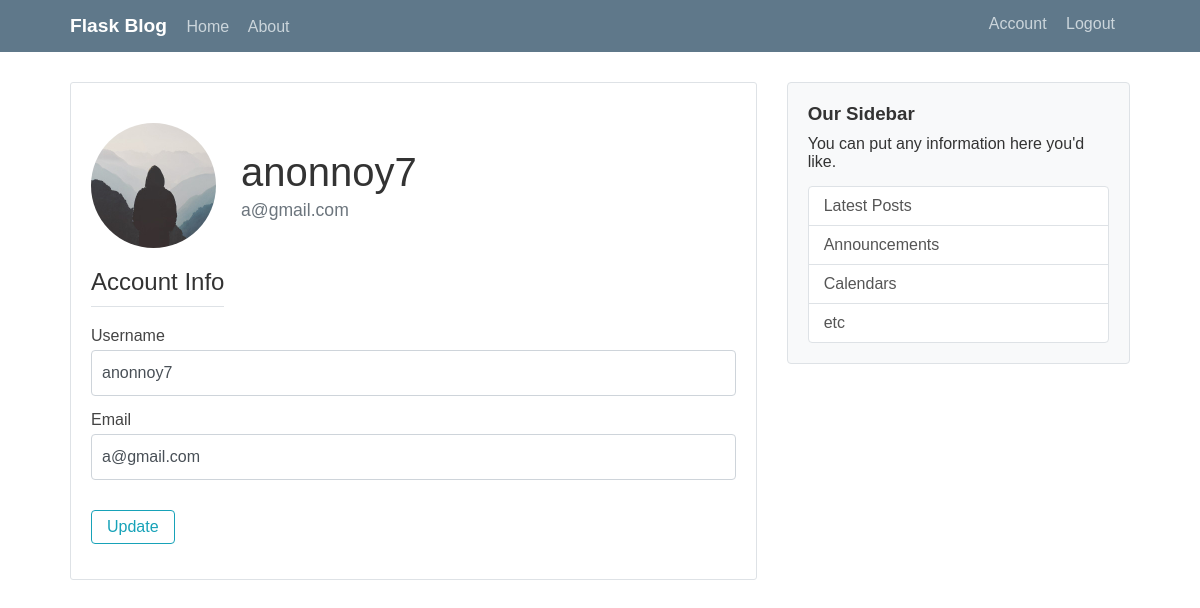
The app's page /account (signed in), older data.
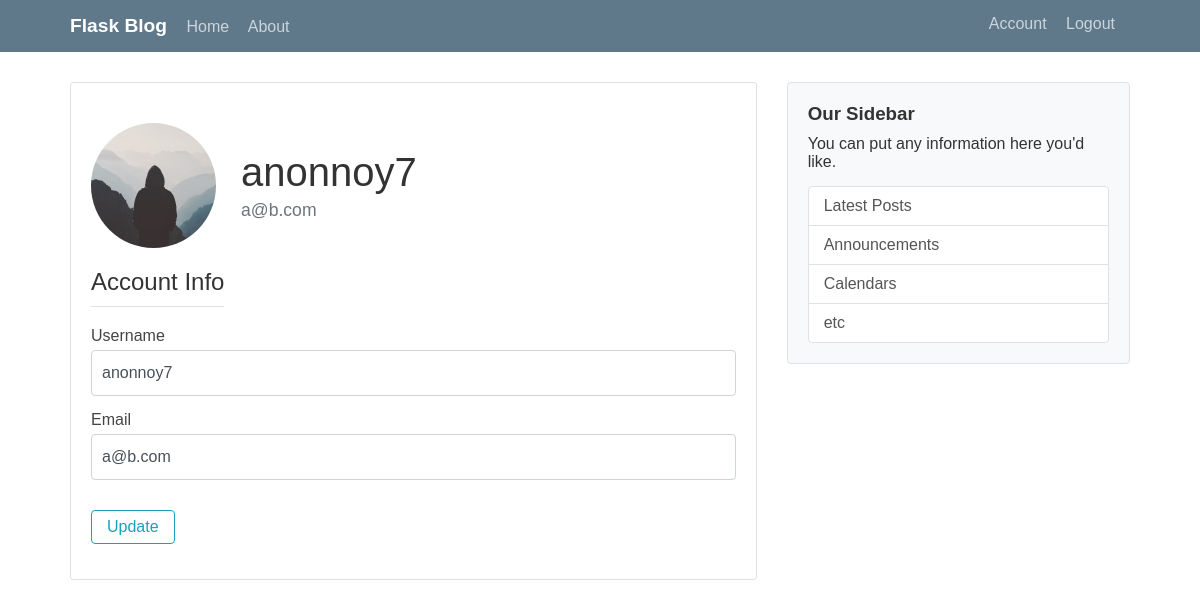
The same page, newer data.
### flaskblog/models.py (models this page shows, shortened)
class User(db.Model, UserMixin):
    id = db.Column(db.Integer, primary_key = True)
    username = db.Column(db.String(20), unique = True, nullable = False)
    email = db.Column(db.String(120), unique = True, nullable = False)
    image_file = db.Column(db.String(20), nullable = False, default = 'default.jpg')
    password = db.Column(db.String(60), nullable = False)
    posts = db.relationship('Post', backref = 'author', lazy = True)

### flaskblog/routes.py (the view)
@app.route("/account", methods = ['GET', 'POST'])
@login_required
def account():
    form = UpdateAccountForm()
    if form.validate_on_submit():
        current_user.username = form.username.data
        current_user.email = form.email.data
        db.session.commit()
        flash('Your account has been updated!', 'success')
        return redirect(url_for('account'))
    elif request.method == 'GET':
        form.username.data = current_user.username
        form.email.data = current_user.email
    image_file = url_for('static', filename = 'profile_pics/' + current_user.image_file)
    return render_template('account.html', title='Account', image_file = image_file, form = form)

### flaskblog/forms.py (shortened to what this page needs)
class UpdateAccountForm(FlaskForm):
    username = StringField('Username',
                           validators=[DataRequired(), Length(min = 2, max = 20)])
    email = StringField('Email', validators=[DataRequired(), Email()])
    submit = SubmitField('Update')

### flaskblog/models.py (called while the page is built)
@login_manager.user_loader
def load_user(user_id):
    return User.query.get(int(user_id))

### flaskblog/templates/account.html (shortened to what this page needs)
{% extends 'layout.html' %}
{% block head %}
<link rel="stylesheet" href="{{ url_for('static', filename='forms.css')}}">
{% endblock head %}
{% block content %}
<div class="content-section">
    <div class="media">
        <img class="rounded-circle account-img"
            src={{image_file}}>
        <div class="media-body">
            <h2 class="account-heading">{{ current_user.username }}</h2>
            <p class="text-secondary">{{ current_user.email }}</p>
        </div>
    </div>
    <form method="POST" action="">
        <fieldset class="form-group">
            <legend class="border-bottom mb-4">Account Info</legend>
            <div class="form-group">
                {{ form.username.label() }}
                {% if form.username.errors %}
                    {{ form.username(class="form-control, is_invalid", placeholder="Enter your username") }}
                    <div class="invalid_message">
                        {% for error in form.username.errors %}
                            <span> {{ error }} </span>
                        {% endfor %}
                    </div>
                {% else %}
                    {{ form.username(class="form-control", placeholder="Enter your username") }}
                {% endif %}
            </div>
            <div class="form-group">
                {{ form.email.label() }}
                {% if form.email.errors %}
                    {{ form.email(class="form-control, is_invalid", placeholder="Enter your email") }}
                    <div class="invalid_message">
                        {% for error in form.email.errors %}
                            <span> {{ error }} </span>
                        {% endfor %}
                    </div>
                {% else %}
                    {{ form.email(class="form-control", placeholder="Enter your email") }}
                {% endif %}
            </div>
        </fieldset>
        <div class="form-group">
            {{ form.submit(class="btn-outline-info") }}
        </div>
    </form>
</div>
{% endblock content %}

### flaskblog/templates/layout.html (shortened to what this page needs)
<!DOCTYPE html>
<html lang="en">
<head>
    <link rel="stylesheet" href="{{ url_for('static', filename='styles.css') }}">
    {% block head %}
    {% endblock head %}
</head>
<body>
    <header class="navbar">
        <nav class="container">
            <div class="nav-left">
                <a href="{{url_for('home')}}" class="logo">Flask Blog</a>
                <a href="{{url_for('home')}}">Home</a>
                <a href="{{url_for('about')}}">About</a>
            </div>
            <div class="nav-right">
                {% if current_user.is_authenticated %}
                <a href=" {{url_for('account')}} ">Account</a>
                    <a href=" {{url_for('logout')}} ">Logout</a>
                {% else %}
                    <a href=" {{url_for('login')}} ">Login</a>
                    <a href="{{url_for('register')}}">Register</a>
                {% endif %}
            </div>
        </nav>
    </header>
    <main class="container content-wrapper">
        <section class="posts-column">
            {% block content %}
            {% endblock content %}
        </section>
        <aside class="sidebar-column">
            <div class="sidebar-card">
                <h3>Our Sidebar</h3>
                <p>You can put any information here you'd like.</p>
                <ul class="list-group">
                    <li>Latest Posts</li>
                    <li>Announcements</li>
                    <li>Calendars</li>
                    <li>etc</li>
                </ul>
            </div>
        </aside>
    </main>
</body>
</html>

### flaskblog/static/styles.css (style rules this page uses)
fieldset { border: 0; margin: 0; padding: 0; }
* { box-sizing: border-box; margin: 0; padding: 0; font-family: Arial, sans-serif; }
body { background-color: #ffffff; color: #333; }
.container { max-width: 1100px; margin: 0 auto; padding: 0 20px; }
.navbar { background-color: #5f788a; padding: 15px 0; margin-bottom: 30px; }
.navbar nav { display: flex; justify-content: space-between; }
.navbar a { color: #cbd5db; text-decoration: none; margin-right: 15px; }
.navbar .logo { color: #fff; font-size: 1.2rem; font-weight: bold; }
.content-wrapper { display: flex; gap: 30px; }
.posts-column { flex: 8; }
.sidebar-column { flex: 4; }
.sidebar-card { background: #f8f9fa; border: 1px solid #dee2e6; padding: 20px; border-radius: 4px; }
.sidebar-card h3 { margin-bottom: 10px; }
.list-group { list-style: none; margin-top: 15px; border: 1px solid #dee2e6; border-radius: 4px; background: #fff; }
.list-group li { padding: 10px 15px; border-bottom: 1px solid #dee2e6; color: #555; }
.list-group li:last-child { border-bottom: none; }
.content-section { background: #ffffff; padding: 20px; border: 1px solid #dee2e6; border-radius: 3px; margin-bottom: 20px; }
.media { display: flex; align-items: center; padding: 20px 0; }
.account-img { height: 125px; width: 125px; margin-right: 25px; border-radius: 50%; object-fit: cover; }
.account-heading { font-size: 2.5rem; font-weight: 400; margin-bottom: 5px; }
.text-secondary { color: #6c757d; font-size: 1.1rem; }

### flaskblog/static/forms.css (style rules this page uses)
.content-section { background: #ffffff; padding: 20px; border: 1px solid #dee2e6; border-radius: 3px; margin-bottom: 20px; }
.border-bottom { border-bottom: 1px solid #dee2e6; padding-bottom: 10px; margin-bottom: 20px; font-size: 1.5rem; }
.form-group { margin-bottom: 15px; }
.form-group label { display: block; margin-bottom: 5px; color: #444; }
.form-control { display: block; width: 100%; padding: 10px; font-size: 1rem; line-height: 1.5; color: #495057; background-color: #fff; border: 1px solid #ced4da; border-radius: 4px; transition: border-color 0.15s ease-in-out; }
.btn-outline-info { color: #17a2b8; background-color: transparent; border: 1px solid #17a2b8; padding: 7px 15px; border-radius: 4px; cursor: pointer; font-size: 1rem; transition: all 0.3s; }

Row changes from the older to the newer data that the page shows:
changed User "anonnoy7": email "a@gmail.com" → "a@b.com"
